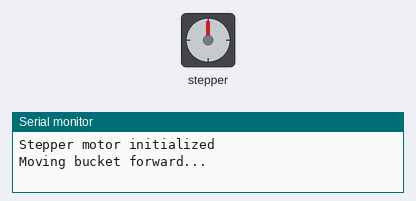
A sketch run on a simulated Arduino Uno, built with avr-gcc and run on an emulated ATmega328P. On the bench: stepper motor, the last lines printed to the serial monitor. Stepper angles assume 2048 steps per turn.

Above: at 0.05 s.
At 3.35 s:
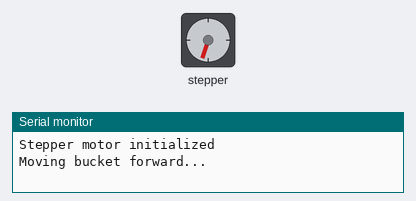
At 6.75 s:
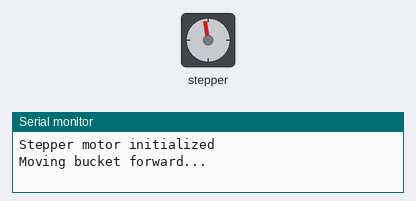
At 13.55 s:
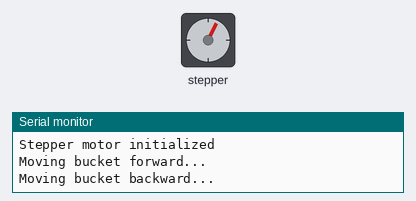
Timing chart, 0 to 20.6 s (numbered marks = the images above):
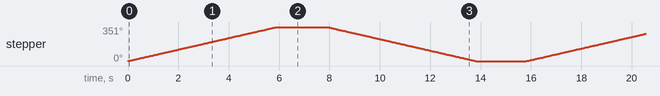

Measured:
- by itself, stepper: turns 351° clockwise in 5.9 s, then 351° counter-clockwise in 5.9 s, repeating every 15.8 s

The sketch:

steppermotor.ino
```cpp
#include <Stepper.h>

// Define the motor pins
#define IN1 25
#define IN2 23
#define IN3 24
#define IN4 22

const int stepsPerRev = 2048;

// Use the pins you defined in the constructor
Stepper myStepper(stepsPerRev, IN1, IN3, IN2, IN4);
// Note: The order is important! Typically: IN1, IN2, IN3, IN4
// But some 28BYJ-48 motors may need different sequencing

void setup() {
  // Initialize the stepper speed
  myStepper.setSpeed(10);  // 10 RPM

  // Optional: Initialize serial for debugging
  Serial.begin(9600);
  Serial.println("Stepper motor initialized");
}

void loop() {
  // Move the bucket forward
  Serial.println("Moving bucket forward...");
  myStepper.step(2000);   // 90 degrees for 2048-step motor
  delay(2000);

  // Move the bucket back to original position
  Serial.println("Moving bucket backward...");
  myStepper.step(-2000);  // Reverse 90 degrees
  delay(2000);
}
```

VisionSystemClient.cpp
```cpp
#include "VisionSystemClient.hpp"

Coordinate::Coordinate() {
  this->x = 0;
    this->y = 0;
    this->theta = 0;
}

Coordinate::Coordinate(double x, double y) {
    this->x = x;
    this->y = y;
    this->theta = 0;
}

Coordinate::Coordinate(double x, double y, double theta) {
    this->x = x;
    this->y = y;
    this->theta = theta;
}

void VisionSystemClient::begin(const char* teamName, byte teamType, int markerId, int roomNumber, int wifiModuleTX, int wifiModuleRX) {
    mMarkerId = markerId;
    if (mSerial != nullptr) delete mSerial;
    mSerial = new SoftwareSerial(wifiModuleTX, wifiModuleRX);
    mSerial->begin(57600);

    //Wait for the esp module to connect. It will send a '0x00' byte when it is ready but not connect to WiFi.
    while(state() != 0x00 && state() != 0x01) {
        // Serial.print("Waiting for 0x00 or 0x01, state=");
        // Serial.println(state());
        delay(50);
    }

    //At this point we know the ESP is ready for us to send shtuff.
    mSerial->write(OP_BEGIN); // Opcode
    mSerial->write(teamType); // Team Type, one byte
    mSerial->write(markerId >> 8); // Marker ID high
    mSerial->write(markerId & 0xFF); // Marker ID low
    mSerial->write(roomNumber >> 8); // Room Number high
    mSerial->write(roomNumber & 0xFF); // Room Number low
    mSerial->write(teamName, strlen(teamName)); // Team Name
    // Serial.println("Sending team name");
    // Serial.println(teamName);
    mSerial->write((byte) 0x00);
    mSerial->write(FLUSH_SEQUENCE, 4);
    mSerial->flush();


    while(state() != 0x01) {
        // Serial.print("Waiting for 0x01, state=");
        // Serial.println(state());
        delay(50);
    }
}

byte VisionSystemClient::state() {
    if (mSerial == nullptr) return 0xFF;
    while(mSerial->available()) mSerial->read(); // Remove bytes from incoming buffer.
    mSerial->write(OP_IS_CONNECTED);
    unsigned long start = millis();
    // While we have been waiting less than 10ms and there are no bytes available.
    while (millis() - start < 10 && mSerial->available() == 0); //Do nothing.
    //    Serial.println(millis() - start);
    return mSerial->read();
}

bool VisionSystemClient::isConnected() {
    return state() == 0x01;
}

void VisionSystemClient::mission(int type, int message) {
    if(mSerial == nullptr) return;
    mSerial->write(OP_MISSION);
    mSerial->write(type);
    mSerial->print(message);
    mSerial->write((byte) 0x00);
    mSerial->write(FLUSH_SEQUENCE, 4);
    mSerial->flush();
}

void VisionSystemClient::mission(int type, double message) {
    if(mSerial == nullptr) return;
    mSerial->write(OP_MISSION);
    mSerial->write(type);
    mSerial->print(message);
    mSerial->write((byte) 0x00);
    mSerial->write(FLUSH_SEQUENCE, 4);
    mSerial->flush();
}

void VisionSystemClient::mission(int type, char message) {
    if(mSerial == nullptr) return;
    mSerial->write(OP_MISSION);
    mSerial->write(type);
    mSerial->print(message);
    mSerial->write((byte) 0x00);
    mSerial->write(FLUSH_SEQUENCE, 4);
    mSerial->flush();
}

void VisionSystemClient::mission(int type, Coordinate message) {
    if(mSerial == nullptr) return;
    mSerial->write(OP_MISSION);
    mSerial->write(type);
    mSerial->print(message.x);
    mSerial->print(',');
    mSerial->print(message.y);
    mSerial->print(',');
    mSerial->print(message.theta);
    mSerial->write((byte) 0x00);
    mSerial->write(FLUSH_SEQUENCE, 4);
    mSerial->flush();
}

int VisionSystemClient::MLGetPrediction(int model_index) {
    if(mSerial == nullptr) return -1;
    mSerial->write(OP_ML_PREDICTION);
    mSerial->write(model_index);
    mSerial->write(FLUSH_SEQUENCE, 4);
    mSerial->flush();

    delay(1);

    while (mSerial->available()) {
        mSerial->read();
    }

    byte buffer[2];
    while(!mSerial->available());
    buffer[0] = mSerial->read();
    while(!mSerial->available());
    buffer[1] = mSerial->read();
    return (buffer[1] << 8) | buffer[0];
}

void VisionSystemClient::readBytes(byte* buffer, int length) {
    auto start = millis();
    for(int i = 0; i < length; i++) {
        while(!mSerial->available()) {
            if(millis() - start > 100) {
                return;
            }
        }
        buffer[i] = mSerial->read();
        // Serial.print(buffer[i], HEX);
        // Serial.print(" ");
    }
}

// A nice fancy faster function.
void VisionSystemClient::updateIfNeeded() {
    if(mSerial == nullptr) return;
    if(millis() - lastUpdate < 50) return; // Don't check if we recently checked.
    lastUpdate = millis();
    while(mSerial->available()) mSerial->read(); // Remove bytes from incoming buffer.
//    auto start = micros();
    mSerial->write(OP_CHECK);
    mSerial->flush();
//    auto sent = micros();
    while(!mSerial->available()) {
        if(millis() - lastUpdate > 100) {
            return;
        }
    }
//    auto received = micros();
    byte b = mSerial->read();
//    Serial.print(b, HEX);
//    Serial.print(" ");
    if(b == 0x00) return; //Zero means no update.
    if(b == 0x01) { // One means no marker found.
        location.x = -1;
        location.y = -1;
        location.theta = -1;
        visible = false;
        return;
    }
    if (b != 0x02) return; // All other invalid values should be returned.

    // The response will be three ints, x, y, theta.
    // X is a single byte representing 0-255, which is divided by 100 to get location.x
    // Y is two bytes representing 0-65535, which is divided by 100 to get location.y
    // Theta is two bytes, signed, representing -32768-32767, which is divided by 100 to get location.theta
    visible = true;
//    auto read_s = micros();
    byte buff[2];

    readBytes(buff, 1);
    location.y = float(buff[0]) / 100.0;

    readBytes(buff, 2);
    location.x = float(buff[1] << 8 | buff[0]) / 100.0;
//    auto read_1 = micros();

    readBytes(buff, 2); //Remember this number is singed. Dereference buff to get the data
//    auto read_2 = micros();

    int16_t intData = *((int16_t *) buff);
    location.theta = float(intData) / 100.0;
//    auto read_e = micros();

//    Serial.print(F("Sent: "));
//    Serial.print(sent - start);
//    Serial.print(F("us Received: "));
//    Serial.print(received - sent);
//    Serial.print(F("us Read Total: "));
//    Serial.print(read_e - read_s);
//    Serial.print(F("us Read x: "));
//    Serial.print(read_1 - read_s);
//    Serial.print(F("us Read y: "));
//    Serial.print(read_2 - read_1);
//    Serial.print(F("us Read theta: "));
//    Serial.print(read_e - read_2);
//    Serial.print(F("us Total: "));
//    Serial.println(read_e - start);
}

float VisionSystemClient::getX() {
    updateIfNeeded();
    return location.x;
}

float VisionSystemClient::getY() {
    updateIfNeeded();
    return location.y;
}

float VisionSystemClient::getTheta() {
    updateIfNeeded();
    return location.theta;
}

bool VisionSystemClient::isVisible() {
    updateIfNeeded();
    return visible;
}

bool VisionSystemClient::updateLocation() {
    updateIfNeeded();
    return true;
}
```

VisionSystemClient.hpp
```cpp
#ifndef VisionSystemClient_hpp
#define VisionSystemClient_hpp

#include "Arduino.h"
#include "SoftwareSerial.h"

// Transmission opcodes
#define OP_BEGIN            0x1
#define OP_PRINT            0x2
#define OP_CHECK            0x3
#define OP_MISSION          0x4
#define OP_ML_PREDICTION    0x5
#define OP_ML_CAPTURE       0x6
#define OP_IS_CONNECTED     0x7


const byte FLUSH_SEQUENCE[] = {0xFF, 0xFE, 0xFD, 0xFC};

class Coordinate {
public:
    Coordinate();
    Coordinate(double x, double y);
    Coordinate(double x, double y, double theta);

    double x;
    double y;
    double theta;
};

class VisionSystemClient {
public:
    bool isConnected();
    // 0: Arduino is connected to wifi module, but wifi module not connected to vision system, 1: both connected, 255: not connected
	byte state();
    void begin(const char* teamName, byte teamType, int markerId, int roomNumber, int wifiModuleTX, int wifiModuleRX);

    float getX();
    float getY();
    float getTheta();
    bool isVisible();
    bool updateLocation();

    void mission(int type, int message);
    void mission(int type, double message);
    void mission(int type, char message);
    void mission(int type, Coordinate message);
    int MLGetPrediction(int);
    void MLCaptureTrainingImage(const char * label);

    template <typename T>
    void print(T message);
    template <typename T>
    void println(T message);
    Coordinate location; // Cached values for x,y,theta

private:
    bool receive(Coordinate* coordinate = NULL);
    bool visible; // Cached value for visibility
    void updateIfNeeded();
    void readBytes(byte* buffer, int length);
    uint32_t lastUpdate;

    int mMarkerId;
    SoftwareSerial* mSerial;
};

/**
 * Templated functions have to be in the header file
 **/
template <typename T>
void VisionSystemClient::print(T message) {
    mSerial->write(OP_PRINT);
    mSerial->print(message);
    mSerial->write((byte) 0x00);
    mSerial->write(FLUSH_SEQUENCE, 4);
    mSerial->flush();
}

template <typename T>
void VisionSystemClient::println(T message) {
    mSerial->write(OP_PRINT);
    mSerial->print(message);
    mSerial->write('\n');
    mSerial->write((byte) 0x00);
    mSerial->write(FLUSH_SEQUENCE, 4);
    mSerial->flush();
}

#endif /* VisionSystemClient_hpp */
```
